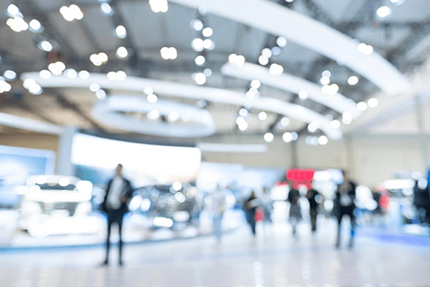
#> input picture fe/freeline-user/assets/onboarding/confirmscreen_img.png, 430 x 287 px; its folder holds only this picture in this run
$ python -i main.py   (imports and definitions only)
#> lines starting #> are read from the running program, lines starting #| are printed output that depends on the picture; after the words box and inside, x2 and y2 are one past the last pixel; in counts of white or black regions, pixels touching at a corner belong together
from fastapi import FastAPI, UploadFile, File, HTTPException
from typing import Annotated
import cv2
import numpy as np
import io

# [1 line not run here, left out]

def color_distance(c1, c2):
    return sum(abs(a - b) for a, b in zip(c1, c2))

def get_bounding_box(hsv, orig_w, orig_h):
    grey_mask = ((hsv[:, :, 1] < 20) & (hsv[:, :, 2] < 200) & (hsv[:, :, 2] > 100)).astype(np.uint8)*255
    contours, _ = cv2.findContours(grey_mask, cv2.RETR_EXTERNAL, cv2.CHAIN_APPROX_SIMPLE)

    if contours:
        largest_cnt = max(contours, key=cv2.contourArea)
        return cv2.boundingRect(largest_cnt)
    return 0, 0, orig_w, orig_h

def add_to_blocks(blocks, global_i, global_j, bgr_color):
    found_block = None
    for idx, (cells, c) in enumerate(blocks):
        if color_distance(c, bgr_color) < 40:
            is_adj = any(abs(ci - global_i) <= 1 and abs(cj - global_j) <= 1 for (ci, cj) in cells)
            if is_adj:
                found_block = idx
                break

    if found_block is not None:
        blocks[found_block][0].add((global_i, global_j))
    else:
        blocks.append(({(global_i, global_j)}, bgr_color))

def process_grid_cell(hsv, img, cx, cy, unit, blocks, orig_w, orig_h):
    if cy >= orig_h or cx >= orig_w: return

    patch = hsv[max(0,cy-2):cy+3, max(0,cx-2):cx+3]
    mean_hsv = np.mean(patch, axis=(0,1))

    if mean_hsv[1] > 15 and mean_hsv[2] > 100:
        bgr_patch = img[max(0,cy-2):cy+3, max(0,cx-2):cx+3]
        bgr_color = tuple(np.mean(bgr_patch, axis=(0,1)).astype(int))

        global_i = int(round(cx / unit))
        global_j = int(round(cy / unit))

        add_to_blocks(blocks, global_i, global_j, bgr_color)

def find_blocks(hsv, img, hx, hy, hw, hh, orig_w, orig_h, unit):
    blocks = []
    for i in range(int(round(hw/unit))):
        for j in range(int(round(hh/unit))):
            cx = hx + int((i + 0.5) * unit)
            cy = hy + int((j + 0.5) * unit)
            process_grid_cell(hsv, img, cx, cy, unit, blocks, orig_w, orig_h)
    return blocks

def are_blocks_adjacent(cells1, cells2):
    return any(abs(c1[0]-c2[0]) + abs(c1[1]-c2[1]) <= 1 for c1 in cells1 for c2 in cells2)

def try_merge_once(blocks):
    for i in range(len(blocks)):
        for j in range(i+1, len(blocks)):
            if color_distance(blocks[i][1], blocks[j][1]) < 40:
                if are_blocks_adjacent(blocks[i][0], blocks[j][0]):
                    blocks[i][0].update(blocks[j][0])
                    blocks.pop(j)
                    return True
    return False

def merge_blocks(blocks):
    while try_merge_once(blocks):
        pass
    return blocks

def calculate_booths_data(blocks, unit):
    booths_data = []
    for idx, (cells, color) in enumerate(blocks):
        min_i = min(c[0] for c in cells)
        max_i = max(c[0] for c in cells)
        min_j = min(c[1] for c in cells)
        max_j = max(c[1] for c in cells)

        bw = max_i - min_i + 1
        bh = max_j - min_j + 1

        booths_data.append({
            'x': min_i * unit,
            'y': min_j * unit,
            'width': bw * unit,
            'height': bh * unit,
        })
    return booths_data

def analyze_image(img: np.ndarray):
    hsv = cv2.cvtColor(img, cv2.COLOR_BGR2HSV)
    orig_h, orig_w, _ = img.shape

    hx, hy, hw, hh = get_bounding_box(hsv, orig_w, orig_h)
    unit = max(1, int(round(hw / 20)))

    blocks = find_blocks(hsv, img, hx, hy, hw, hh, orig_w, orig_h, unit)
    blocks = merge_blocks(blocks)

    booths_data = calculate_booths_data(blocks, unit)

    return {
        'imageWidth': orig_w,
        'imageHeight': orig_h,
        'booths': booths_data
    }

# [24 lines not run here, left out]

# [3 lines that did not run here, left out]

>>> import cv2
>>> picture = cv2.imread('../../fe/freeline-user/assets/onboarding/confirmscreen_img.png')
#> picture is the input picture: shape (287, 430, 3); mean B, G, R 204.5, 195.7, 186.2
>>> result = analyze_image(picture)
#> in analyze_image, `hsv = cv2.cvtColor(img, cv2.COLOR_BGR2HSV)`: hsv: shape (287, 430, 3); mean H, S, V 92.7, 29.7, 206.4
#> in get_bounding_box, `grey_mask = ((hsv[:, :, 1] < 20) & (hsv[:, :, 2] < 200) & (hsv[:, :, 2..`:
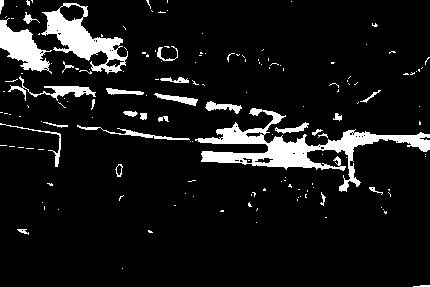
#> grey_mask: shape (287, 430); 9% white; 159 white regions (130 under 20 px)
#> in get_bounding_box, `contours, _ = cv2.findContours(grey_mask, cv2.RETR_EXTERNAL, cv2.CHAIN..`: contours = 158 contours, 137 with area under 20; largest, box (x1, y1, x2, y2) and area: (195, 108, 430, 192) 4116, (41, 3, 128, 74) 2378, (0, 18, 52, 74) 1232, (8, 76, 96, 101) 371, (205, 101, 242, 114) 177
#> in get_bounding_box, `largest_cnt = max(contours, key=cv2.contourArea)`: largest_cnt = contour of 488 points, box (x1, y1, x2, y2) (195, 108, 430, 192), area 4116
#> in analyze_image, `hx, hy, hw, hh = get_bounding_box(hsv, orig_w, orig_h)`: hx = 195; hy = 108; hw = 235; hh = 84
#> in analyze_image, `unit = max(1, int(round(hw / 20)))`: unit = 12
#> the loop in find_blocks, `for i in range(int(round(hw/unit))):` made 20 passes
#> in analyze_image, `blocks = find_blocks(hsv, img, hx, hy, hw, hh, orig_w, orig_h, unit)`: blocks = 38 items
#> the loop in calculate_booths_data, `for idx, (cells, color) in enumerate(blocks):` made 38 passes
#> (color, min_i, max_i, min_j, max_j, bw) on passes 1 to 12: ((232, 217, 205), 17, 18, 10, 10, 2), ((164, 160, 150), 17, 18, 12, 12, 2), ((224, 217, 210), 17, 20, 12, 12, 4), ((210, 207, 201), 18, 20, 14, 14, 3), ((251, 243, 234), 18, 18, 16, 16, 1), ((253, 244, 236), 19, 22, 14, 14, 4), ((228, 211, 209), 19, 20, 16, 16, 2), ((206, 196, 186), 20, 21, 10, 10, 2), ((253, 238, 224), 21, 21, 16, 16, 1), ((229, 222, 213), 22, 22, 12, 12, 1), ((237, 220, 202), 22, 23, 16, 16, 2), ((125, 118, 109), 23, 23, 10, 10, 1)
#> result = 3 items
